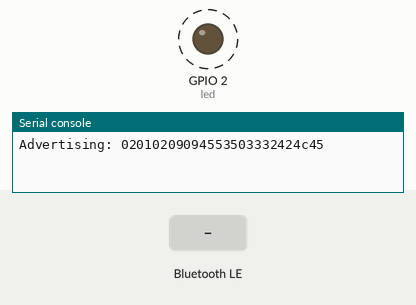
This program was run on a simulated ESP32 board running MicroPython. On the bench: output pins drawn as LEDs (lit = HIGH), the last lines printed to the serial console. Dashed ring = blinking. Inputs (shaded band) come from the test bench. Nothing arrives over Bluetooth unless stated.

Above: at 1.25 s.
1.3 s: "S" written over Bluetooth
At 2.2 s:
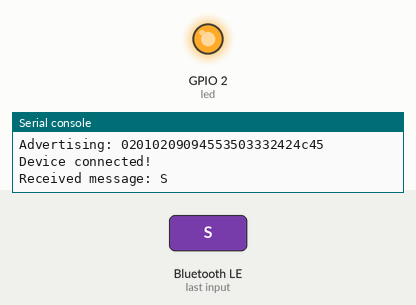
2.8 s: "turn_off" written over Bluetooth
At 3.3 s:
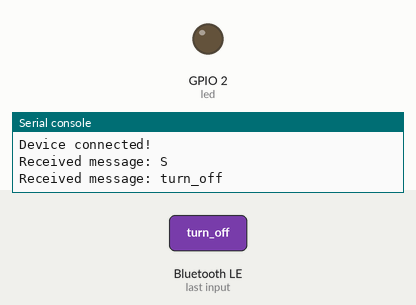
Timing chart, 0 to 5.8 s (numbered marks = the images above; inputs shaded):
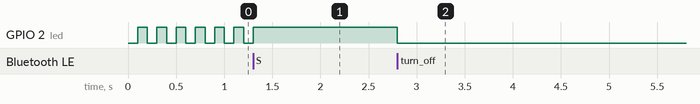

Measured:
- after the input at 1.3 s, GPIO 2 (led): goes on until 1.3 s, then stays HIGH
- after the input at 2.8 s, GPIO 2 (led): HIGH → LOW at once
- by itself, GPIO 2 (led): alternates HIGH for 0.10 s and LOW for 0.10 s

The program:

gps_plus_bluetooth.py
```python
import bluetooth
import time
from machine import Pin, Timer, UART
import ustruct
from micropyGPS import MicropyGPS
from dht import DHT22  # Importa a biblioteca DHT22

# Configuração do pino para o LED
led = Pin(2, Pin.OUT)

# Configuração do sensor DHT22 (GPIO 4)
dht_sensor = DHT22(Pin(4))

# Configuração do GPS (UART1 - GPIO 16 e GPIO 17)
gps_uart = UART(1, baudrate=9600, tx=17, rx=16)
gps = MicropyGPS(9)  # Inicia a instância do MicropyGPS com o fuso horário local

# Função para converter as coordenadas GPS para formato decimal, incluindo o sinal de negativo
def to_decimal(degrees, minutes, hemisphere):
    decimal_value = degrees + (minutes / 60)
    if hemisphere in ['S', 'W']:  # Se o hemisfério for sul ou oeste, o valor será negativo
        decimal_value = -decimal_value
    return decimal_value

# Criação do servidor Bluetooth
class ESP32_BLE:
    def __init__(self, name):
        self.led = Pin(2, Pin.OUT)
        self.timer1 = Timer(0)
        self.name = name
        self.ble = bluetooth.BLE()
        self.ble.active(True)
        self.disconnected()
        self.ble.irq(self.ble_irq)
        self.register()
        self.advertiser()

        # Store the received message
        self.ble_msg = ""

    def connected(self):
        self.led.value(1)  # Turn LED on when connected
        self.timer1.deinit()

    def disconnected(self):
        self.timer1.init(period=100, mode=Timer.PERIODIC, callback=lambda t: self.led.value(not self.led.value()))

    def ble_irq(self, event, data):
        if event == 1:  # Connection
            print("Device connected!")
            self.connected()
        elif event == 2:  # Disconnection
            print("Device disconnected!")
            self.ble.gap_advertise(None)
            self.advertiser()
            self.disconnected()
        elif event == 3:  # GATT write
            buffer = self.ble.gatts_read(self.rx)
            self.ble_msg = buffer.decode('UTF-8').strip()
            print(f"Received message: {self.ble_msg}")

            # Handle commands
            if self.ble_msg == 'turn_on':
                self.led.value(1)  # Turn LED ON
                self.send('LED is turned ON.')
            elif self.ble_msg == 'turn_off':
                self.led.value(0)  # Turn LED OFF
                self.send('LED is turned OFF.')
            elif self.ble_msg == 'read_LED':
                led_state = 'ON' if self.led.value() else 'OFF'
                self.send(f'LED is {led_state}.')
            elif self.ble_msg == 'location':
                self.get_location()  # Get location
            elif self.ble_msg == 'read_dht22':
                self.read_dht22()  # Read DHT22 sensor

            self.ble_msg = ""  # Clear the message

    def get_location(self):
        location = self.get_gps_coordinates()
        if location:
            lat, lon = location
            map_link = f"https://www.google.com/maps?q={lat},{lon}"
            self.send(f"Location: {map_link}")
        else:
            self.send("GPS data not available.")

    def get_gps_coordinates(self):
        try:
            while gps_uart.any():
                data = gps_uart.read(32)
                for byte in data:
                    gps.update(chr(byte))

            if gps.latitude[0] is not None and gps.longitude[0] is not None:
                latitude_decimal = to_decimal(gps.latitude[0], gps.latitude[1], gps.latitude[2])
                longitude_decimal = to_decimal(gps.longitude[0], gps.longitude[1], gps.longitude[2])
                return latitude_decimal, longitude_decimal
            else:
                return None
        except Exception as e:
            print(f"Erro ao obter coordenadas GPS: {e}")
            return None

    def read_dht22(self):
        try:
            dht_sensor.measure()  # Lê o sensor
            temp = dht_sensor.temperature()
            hum = dht_sensor.humidity()
            self.send(f"Temperature: {temp:.1f}°C, Humidity: {hum:.1f}%")
        except Exception as e:
            print(f"Erro ao ler DHT22: {e}")
            self.send("Error reading DHT22 sensor.")

    def register(self):
        NUS_UUID = '6E400001-B5A3-F393-E0A9-E50E24DCCA9E'
        RX_UUID = '6E400002-B5A3-F393-E0A9-E50E24DCCA9E'
        TX_UUID = '6E400003-B5A3-F393-E0A9-E50E24DCCA9E'

        BLE_NUS = bluetooth.UUID(NUS_UUID)
        BLE_RX = (bluetooth.UUID(RX_UUID), bluetooth.FLAG_WRITE)
        BLE_TX = (bluetooth.UUID(TX_UUID), bluetooth.FLAG_NOTIFY)

        BLE_UART = (BLE_NUS, (BLE_TX, BLE_RX,))
        SERVICES = (BLE_UART,)
        ((self.tx, self.rx),) = self.ble.gatts_register_services(SERVICES)

    def send(self, data):
        self.ble.gatts_notify(0, self.tx, (data + '\n').encode('utf-8'))

    def advertiser(self):
        name = bytes(self.name, 'UTF-8')
        adv_data = bytearray([0x02, 0x01, 0x02]) + bytearray([len(name) + 1, 0x09]) + name
        self.ble.gap_advertise(500, adv_data)
        print(f"Advertising: {adv_data.hex()}")

# Setup do BLE
ble = ESP32_BLE("ESP32BLE")

# Loop principal
while True:
    time.sleep(1)
```
